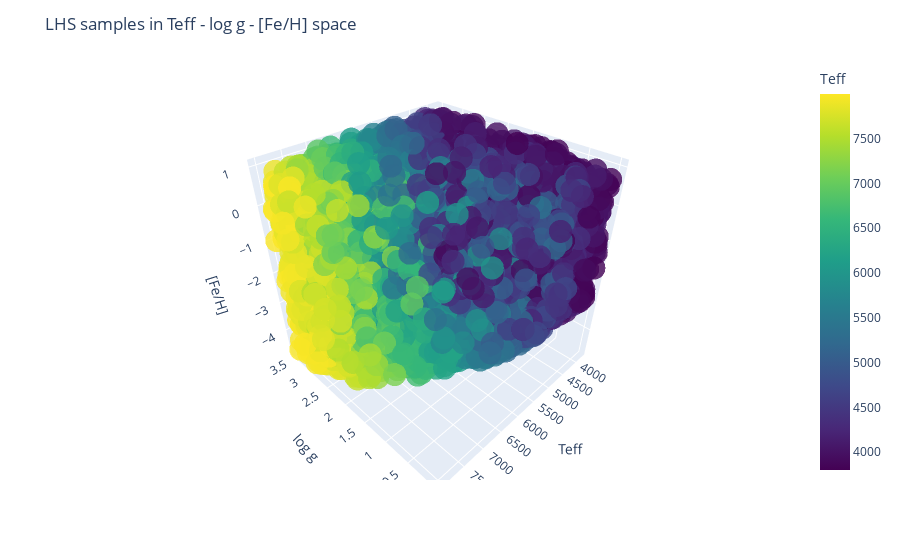

Write notebook code for a chart like this one.
### Code cell
# Plotly interactive 3D scatter of Teff, logg, FeH
import plotly.express as px

df_sub = df[['Teff', 'logg', 'FeH']].dropna()

fig = px.scatter_3d(
    df_sub,
    x='Teff',
    y='logg',
    z='FeH',
    color='Teff',
    color_continuous_scale='Viridis',
    opacity=0.8,
    size_max=6
)

# invert y-axis (logg) so higher logg appears downward
fig.update_layout(
    scene=dict(
        yaxis=dict(autorange='reversed'),
        xaxis_title='Teff',
        yaxis_title='log g',
        zaxis_title='[Fe/H]'
    ),
    title='LHS samples in Teff - log g - [Fe/H] space'
)

fig.show()

### Figure 1 — Plotly figure (JSON) as saved in the notebook; plotly's stock layout.template omitted (floating-point values rounded to 4 significant figures; data arrays with more than 128 entries replaced by an {"elided": "..."} marker saying what was removed)
{"data": [{"hovertemplate": "Teff=%{marker.color}<br>logg=%{y}<br>FeH=%{z}<extra></extra>", "legendgroup": "", "marker": {"color": {"elided": "10000 int values"}, "coloraxis": "coloraxis", "opacity": 0.8, "symbol": "circle"}, "mode": "markers", "name": "", "scene": "scene", "showlegend": false, "type": "scatter3d", "x": {"elided": "10000 int values"}, "y": {"elided": "10000 float values"}, "z": {"elided": "10000 float values"}}], "layout": {"coloraxis": {"colorbar": {"title": {"text": "Teff"}}, "colorscale": [[0, "#440154"], [0.1111, "#482878"], [0.2222, "#3e4989"], [0.3333, "#31688e"], [0.4444, "#26828e"], [0.5556, "#1f9e89"], [0.6667, "#35b779"], [0.7778, "#6ece58"], [0.8889, "#b5de2b"], [1, "#fde725"]]}, "legend": {"tracegroupgap": 0}, "margin": {"t": 60}, "scene": {"domain": {"x": [0, 1], "y": [0, 1]}, "xaxis": {"title": {"text": "Teff"}}, "yaxis": {"autorange": "reversed", "title": {"text": "log g"}}, "zaxis": {"title": {"text": "[Fe/H]"}}}, "title": {"text": "LHS samples in Teff - log g - [Fe/H] space"}}}
